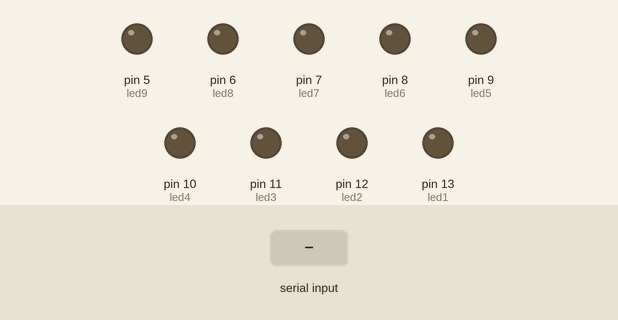
Simulated run of this sketch. Board: Arduino Uno, built with avr-gcc and run on an emulated ATmega328P. Parts: output pins drawn as LEDs (lit = HIGH). Inputs (shaded band) come from the test bench.

Above: at 1.2 s.
1.3 s: "1" received over Serial
At 2.0 s:
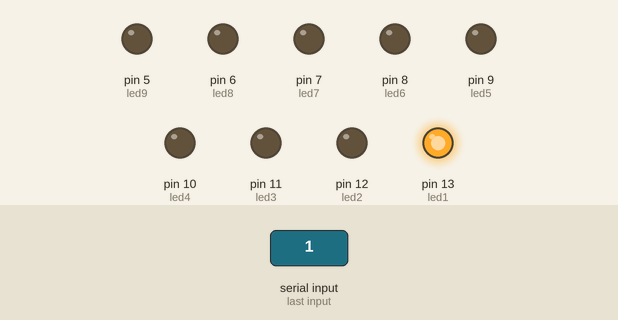
2.8 s: byte 54 ('6') received over Serial
At 3.1 s:
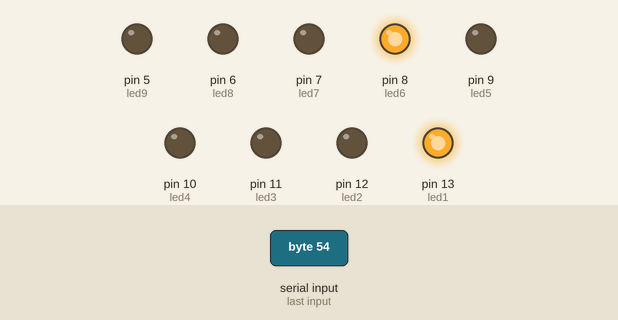
4.3 s: byte 55 ('7') received over Serial
At 5.4 s:
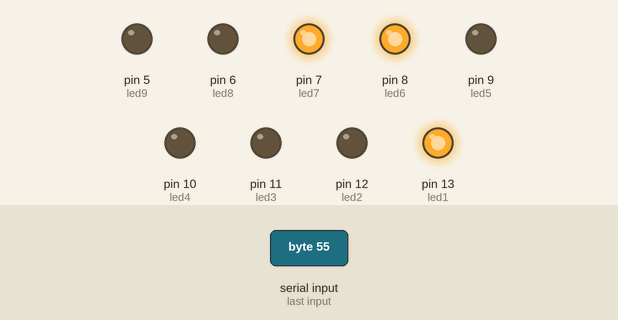
5.8 s: byte 102 ('f') received over Serial
At 6.6 s:
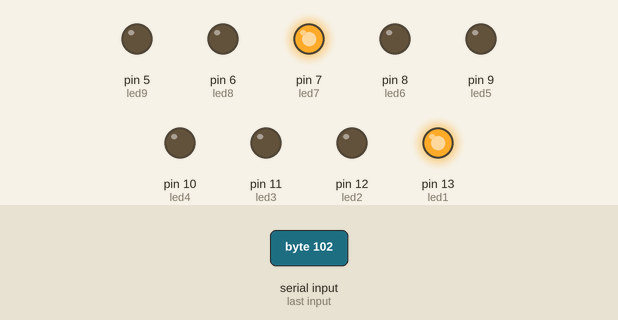
7.3 s: byte 56 ('8') received over Serial
At 7.7 s:
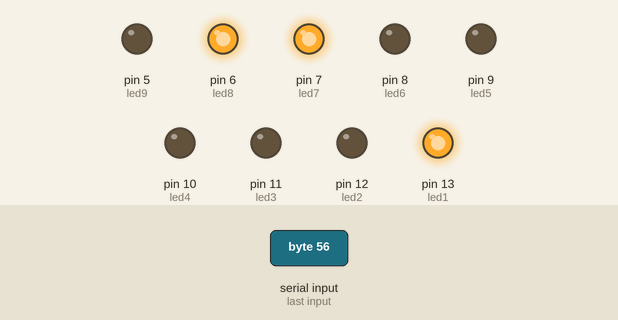
8.8 s: byte 103 ('g') received over Serial
At 10.1 s:
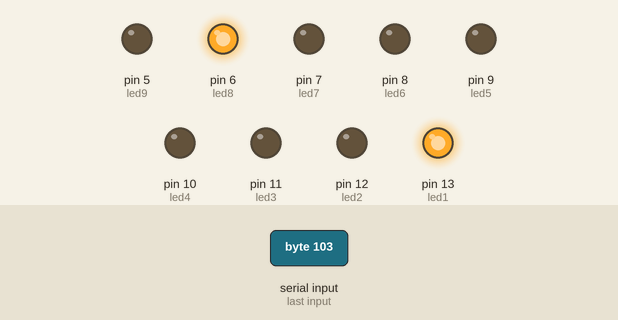
Timing chart, 0 to 11.3 s (numbered marks = the images above; inputs shaded):
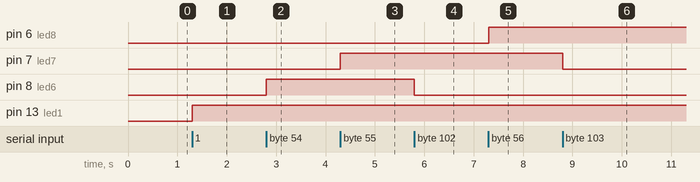

Measured:
- after the input at 1.3 s, pin 13 (led1): LOW → HIGH at once
- after the input at 2.8 s, pin 8 (led6): LOW → HIGH at once
- after the input at 4.3 s, pin 7 (led7): LOW → HIGH at once
- after the input at 5.8 s, pin 8 (led6): HIGH → LOW at once
- after the input at 7.3 s, pin 6 (led8): LOW → HIGH at once
- after the input at 8.8 s, pin 7 (led7): HIGH → LOW at once

The sketch:

sketch_dec15a.ino
```cpp
int led1=13;
 int led2=12;
 int led3=11;
 int led4=10;
 int led5=9;
 int led6=8;
 int led7=7;
 int led8=6;
 int led9=5;

void setup() {
  pinMode(led1, OUTPUT);
  pinMode(led2, OUTPUT);
  pinMode(led3, OUTPUT);
  pinMode(led4, OUTPUT);
  pinMode(led5, OUTPUT);
  pinMode(led6, OUTPUT);
  pinMode(led7, OUTPUT);
  pinMode(led8, OUTPUT);
  pinMode(led9, OUTPUT);
Serial.begin(9600);

}

void loop() {
  if(Serial.available()){
    int a=Serial.read();

    if(a== '1')
      digitalWrite(led1, HIGH);
    if(a== 'a')
      digitalWrite(led1, LOW);
    if(a== '2')
      digitalWrite(led2, HIGH);
       if(a== 'b')
      digitalWrite(led2, LOW);
    if(a== '3')
      digitalWrite(led3, HIGH);
      if(a== 'c')
      digitalWrite(led3, LOW);
    if(a== '4')
      digitalWrite(led4, HIGH);
      if(a== 'd')
      digitalWrite(led4, LOW);
    if(a== '5')
      digitalWrite(led5, HIGH);
      if(a== 'e')
      digitalWrite(led5, LOW);
    if(a== '6')
      digitalWrite(led6, HIGH);
     if(a== 'f')
      digitalWrite(led6, LOW);
    if(a== '7')
      digitalWrite(led7, HIGH);
        if(a== 'g')
      digitalWrite(led7, LOW);
    if(a== '8')
      digitalWrite(led8, HIGH);
     if(a== 'h')
      digitalWrite(led8, LOW);
    if(a== '9')
      digitalWrite(led9, HIGH);
      if(a== 'i')
          digitalWrite(led9, LOW);
       }}
```
